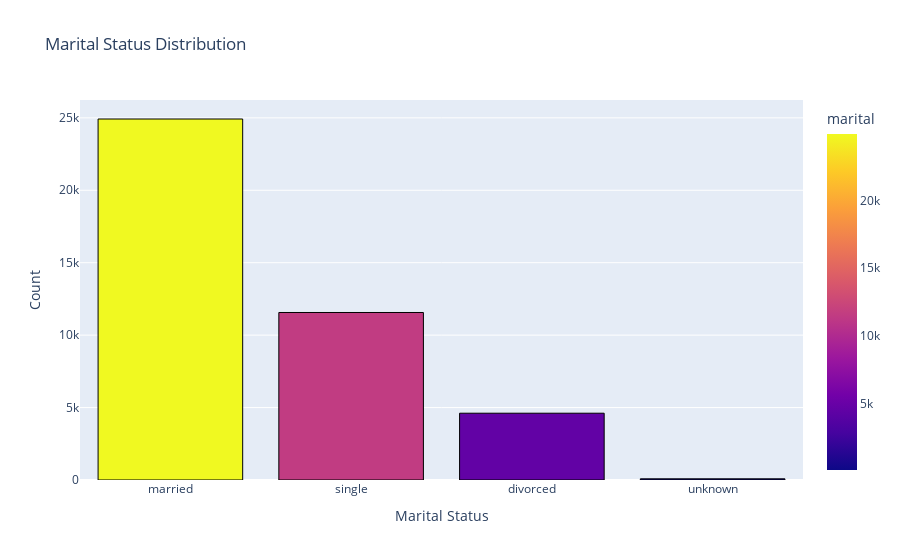

Notebook source saved alongside this figure:
### Code cell
fig = px.bar(df['marital'].value_counts().reset_index(), x='index', y='marital', color='marital', title='Marital Status Distribution')
fig.update_traces(marker=dict(line=dict(color='black', width=1)))
fig.update_xaxes(title_text='Marital Status')
fig.update_yaxes(title_text='Count')
fig.update_layout(xaxis_categoryorder='total descending')
fig.show()

### Figure 1 — Plotly figure (JSON) as saved in the notebook; plotly's stock layout.template omitted (floating-point values rounded to 4 significant figures)
{"data": [{"alignmentgroup": "True", "hovertemplate": "index=%{x}<br>marital=%{marker.color}<extra></extra>", "legendgroup": "", "marker": {"color": [24921, 11564, 4611, 80], "coloraxis": "coloraxis", "line": {"color": "black", "width": 1}, "pattern": {"shape": ""}}, "name": "", "offsetgroup": "", "orientation": "v", "showlegend": false, "textposition": "auto", "type": "bar", "x": ["married", "single", "divorced", "unknown"], "xaxis": "x", "y": [24921, 11564, 4611, 80], "yaxis": "y"}], "layout": {"barmode": "relative", "coloraxis": {"colorbar": {"title": {"text": "marital"}}, "colorscale": [[0, "#0d0887"], [0.1111, "#46039f"], [0.2222, "#7201a8"], [0.3333, "#9c179e"], [0.4444, "#bd3786"], [0.5556, "#d8576b"], [0.6667, "#ed7953"], [0.7778, "#fb9f3a"], [0.8889, "#fdca26"], [1, "#f0f921"]]}, "legend": {"tracegroupgap": 0}, "title": {"text": "Marital Status Distribution"}, "xaxis": {"anchor": "y", "categoryorder": "total descending", "domain": [0, 1], "title": {"text": "Marital Status"}}, "yaxis": {"anchor": "x", "domain": [0, 1], "title": {"text": "Count"}}}}
